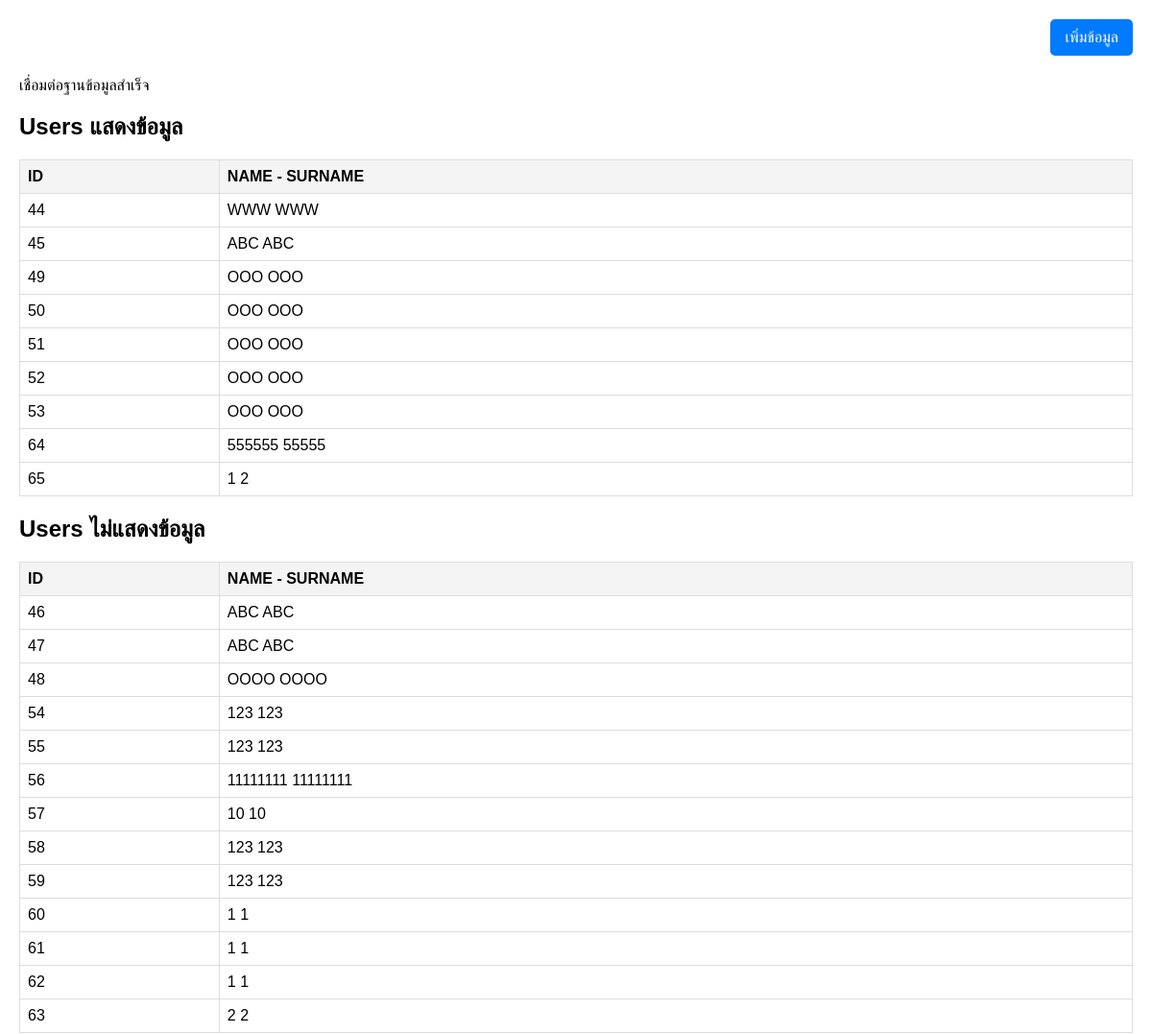
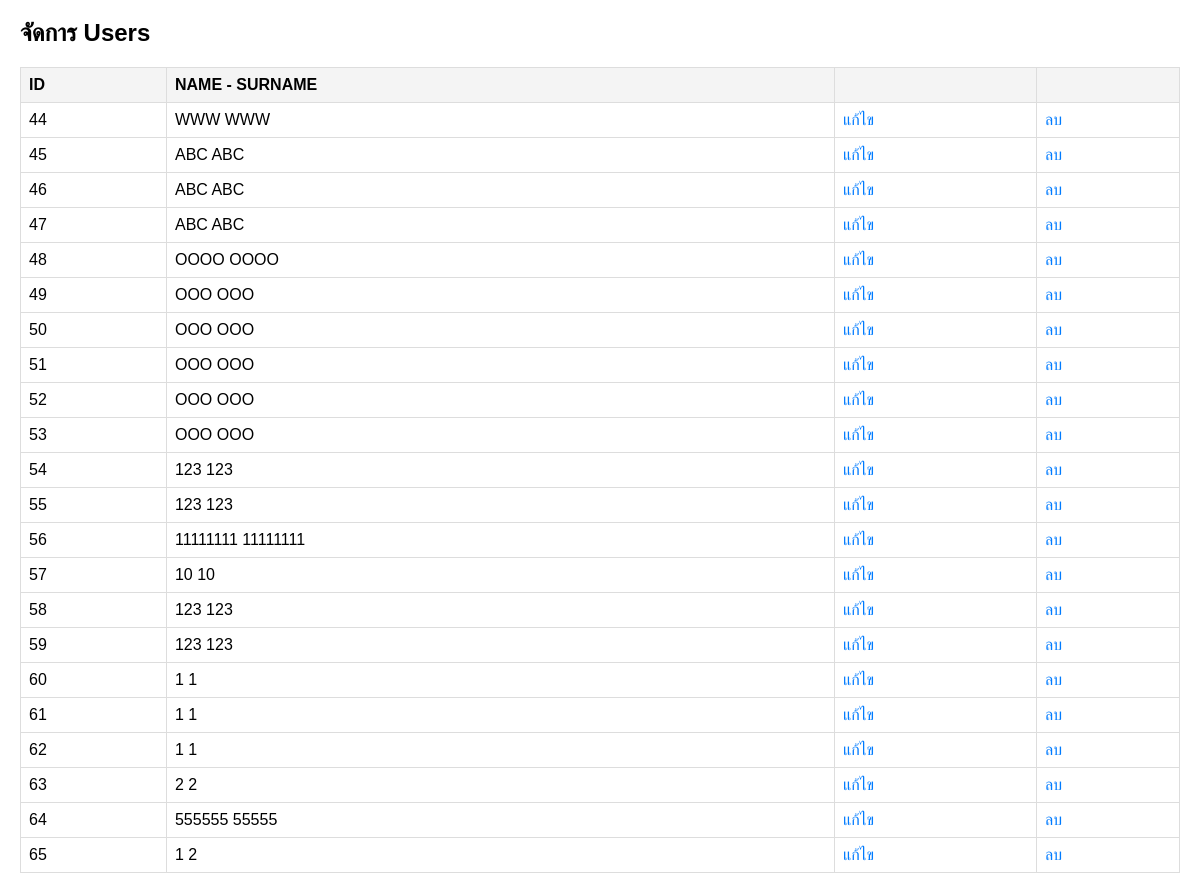
The app's page /USER/user_show.php (signed in) with its own data (2 pictures, top to bottom).
### tables this page shows
CREATE TABLE IF NOT EXISTS `users` (
  `user_id` int NOT NULL AUTO_INCREMENT,
  `user_name` varchar(50) NOT NULL,
  `user_surname` varchar(50) NOT NULL,
  `user_show` tinyint(1) DEFAULT '1',
  PRIMARY KEY (`user_id`)
);

### USER/user_show.php (the view, shortened to what this page needs)
<?php
include 'connect_db.php';
function displayTable(mysqli $conn, int $condition, string $header, string $cssClass) {
    $sql = "SELECT * FROM users WHERE user_show = ?";
    $stmt = $conn->prepare($sql);
    $stmt->bind_param("i", $condition);
    if (!$stmt->execute()) {
        die("Error executing statement: " . $stmt->error);
    }
    $result = $stmt->get_result();
    if ($result->num_rows > 0) {
        echo "<h2>$header</h2>
        <table class='$cssClass'>
        <thead>
        <tr>
        <th>ID</th>
        <th>NAME - SURNAME</th>
        </tr>
        </thead>
        <tbody>";
        while ($row = $result->fetch_assoc()) {
            echo "<tr>
            <td>{$row["user_id"]}</td>
            <td>{$row["user_name"]} {$row["user_surname"]}</td>
            </tr>";
        }
        echo "</tbody>
        </table>";
    } else {
        echo "ไม่มีข้อมูล";
    }
}
displayTable($conn, 1, 'Users แสดงข้อมูล', 'show-data');
displayTable($conn, 0, 'Users ไม่แสดงข้อมูล', 'hide-data');
$sql = "SELECT * FROM users";
$result = $conn->query($sql);
if ($result->num_rows > 0) {
    echo "<h2>จัดการ Users</h2>
    <table class='manage-users'>
    <thead>
    <tr>
    <th>ID</th>
    <th>NAME - SURNAME</th>
    <th></th>
    <th></th>
    </tr>
    </thead>
    <tbody>";
    while ($row = $result->fetch_assoc()) {
        echo "<tr>
        <td>{$row["user_id"]}</td>
        <td>{$row["user_name"]} {$row["user_surname"]}</td>
        <td><a href='user_edit.php?id={$row["user_id"]}'>แก้ไข</a></td>
        <td><a href='user_delete.php?id={$row["user_id"]}'>ลบ</a></td>
        </tr>";
    }
    echo "</tbody>
    </table>";
} else {
    echo "ไม่มีข้อมูล";
}
?>
<button onclick="window.location.href='user_add.php'">เพิ่มข้อมูล</button>

### USER/user_show.php (style rules this page uses)
table { width: 100%; border-collapse: collapse; margin-top: 20px; }
table, th, td { border: 1px solid #ddd; }
th, td { padding: 8px; text-align: left; }
th { background-color: #f4f4f4; }
a { color: #007bff; text-decoration: none; }
button { position: fixed; top: 20px; right: 20px; padding: 10px 15px; font-size: 16px; background-color: #007bff; color: white; border: none; border-radius: 5px; cursor: pointer; z-index: 1000; }

### records on screen
users: user_id "44", user_name "WWW", user_surname "WWW"
users: user_id "45", user_name "ABC", user_surname "ABC"
users: user_id "49", user_name "OOO", user_surname "OOO"
users: user_id "50", user_name "OOO", user_surname "OOO"
users: user_id "51", user_name "OOO", user_surname "OOO"
users: user_id "52", user_name "OOO", user_surname "OOO"
users: user_id "53", user_name "OOO", user_surname "OOO"
users: user_id "64", user_name "555555", user_surname "55555"
users: user_id "65", user_name "1", user_surname "2"
users: user_id "46", user_name "ABC", user_surname "ABC"
users: user_id "47", user_name "ABC", user_surname "ABC"
users: user_id "48", user_name "OOOO", user_surname "OOOO"
users: user_id "54", user_name "123", user_surname "123"
users: user_id "55", user_name "123", user_surname "123"
users: user_id "56", user_name "11111111", user_surname "11111111"
users: user_id "57", user_name "10", user_surname "10"
users: user_id "58", user_name "123", user_surname "123"
users: user_id "59", user_name "123", user_surname "123"
users: user_id "60", user_name "1", user_surname "1"
users: user_id "61", user_name "1", user_surname "1"
users: user_id "62", user_name "1", user_surname "1"
users: user_id "63", user_name "2", user_surname "2"

### other values on screen
$header "Users แสดงข้อมูล Users ไม่แสดงข้อมูล"
